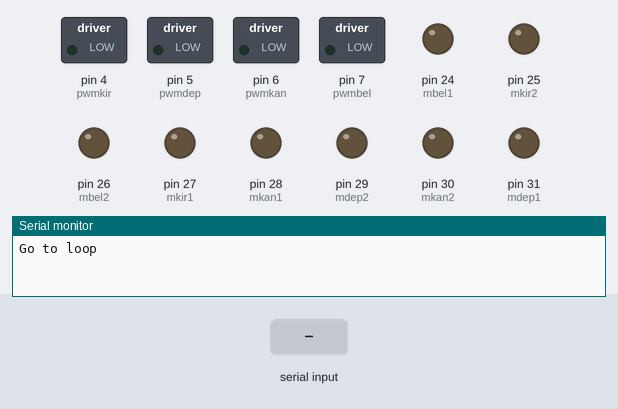
The sketch below on a simulated Arduino Mega 2560, built with avr-gcc and run on an emulated ATmega2560. On the bench: switched loads named in the sketch (green lamp = pin HIGH), output pins drawn as LEDs (lit = HIGH), the last lines printed to the serial monitor. The test bench sets the inputs (shaded band).

Above: at 1.2 s.
1.3 s: "F" received over Serial
At 1.7 s:
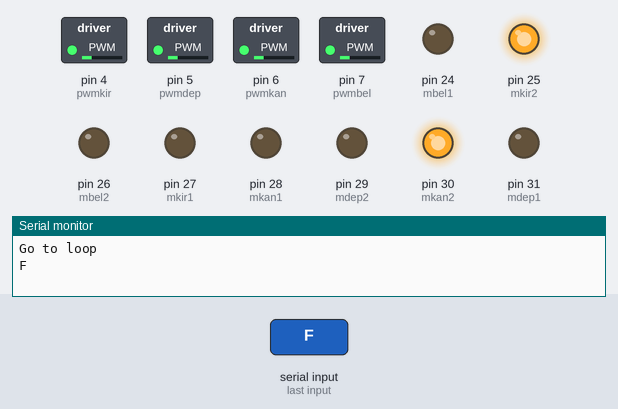
2.8 s: "R" received over Serial
At 4.0 s:
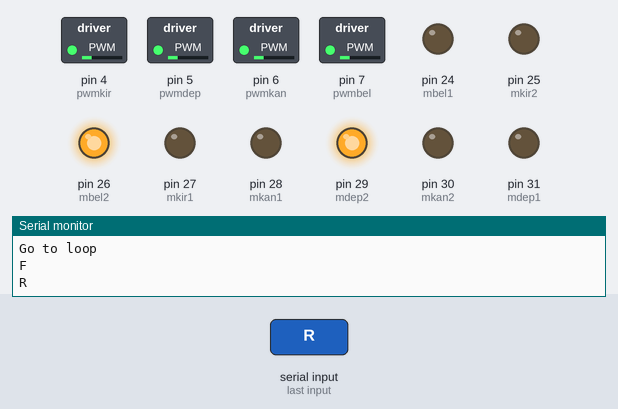
4.3 s: "L" received over Serial
At 5.1 s:
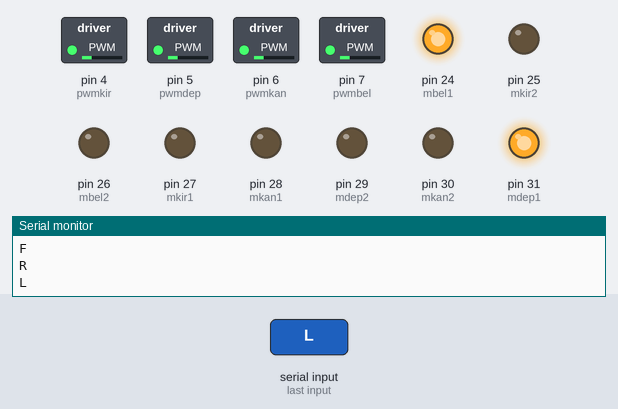
5.8 s: "B" received over Serial
At 6.3 s:
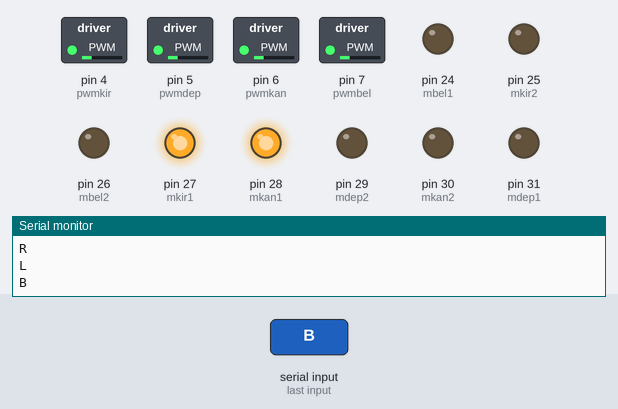
Timing chart, 0 to 8.3 s (numbered marks = the images above; inputs shaded):
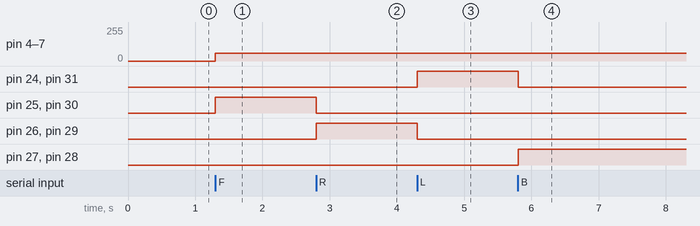

The sketch:

Throw_Robot_ver_1.0.3.ino
```cpp
//#include <Wire.h>
//#define address 0x1E //0011110b, I2C 7bit address of HMC5883
#define mdep1 31
#define mdep2 29
#define mkir1 27
#define mkir2 25
#define mbel1 24
#define mbel2 26
#define mkan1 28
#define mkan2 30
#define pwmdep 5
#define pwmkir 4
#define pwmbel 7
#define pwmkan 6
#define pwmdiam 0
#define setPoint 0
#define kp 17
#define ki 12
#define kd 1
#define kecMax 200
#define kecStandar 180

//set kec


//int kecKanan, kecKiri;

char data;

//int xaxis;
//int e, laste, kecKanan, kecKiri, out, hmm;

void setup() {
  pinMode(mdep1, OUTPUT);
  pinMode(mdep2, OUTPUT);
  pinMode(mkir1, OUTPUT);
  pinMode(mkir2, OUTPUT);
  pinMode(mbel1, OUTPUT);
  pinMode(mbel2, OUTPUT);
  pinMode(mkan1, OUTPUT);
  pinMode(mkan2, OUTPUT);
  pinMode(pwmdep, OUTPUT);
  pinMode(pwmkir, OUTPUT);
  pinMode(pwmbel, OUTPUT);
  pinMode(pwmkan, OUTPUT);
  Serial.begin(9600);
  Serial.println("Go to loop");

  //  Wire.begin();
  //  Wire.beginTransmission(address);
  //  Wire.write(0x02);
  //  Wire.write(0x00);
  //  Wire.endTransmission();
  //
  //  TCCR2B = TCCR2B & 0b11111000 | 0x05;
  //  TCCR4B = TCCR4B & 0b11111000 | 0x05;
}

void gerak(bool modr11, bool modr12, bool modr21, bool modr22, bool modr31, bool modr32, bool modr41, bool modr42, int pwm11, int pwm22, int pwm33, int pwm44) {
  digitalWrite(mdep1, modr11);
  digitalWrite(mdep2, modr12);
  digitalWrite(mkir1, modr21);
  digitalWrite(mkir2, modr22);
  digitalWrite(mbel1, modr31);
  digitalWrite(mbel2, modr32);
  digitalWrite(mkan1, modr41);
  digitalWrite(mkan2, modr42);
  analogWrite(pwmdep, pwm11);
  analogWrite(pwmkir, pwm22);
  analogWrite(pwmbel, pwm33);
  analogWrite(pwmkan, pwm44);
}

void diam() {
  gerak(0, 0, 0, 0, 0, 0, 0, 0, pwmdiam, pwmdiam, pwmdiam, pwmdiam);
}
void loop() {

  if (Serial.available() > 0) {
    data = (char) Serial.read();
    Serial.println(data);
  }

  if (data == 'F') gerak(0, 0, 0, 1, 0, 0, 0, 1, 60, 60, 60, 60);
  else if (data == 'R') gerak(0, 1, 0, 0, 0, 1, 0, 0, 60, 60, 60, 60);
  else if (data == 'L') gerak(1, 0, 0, 0, 1, 0, 0, 0, 60, 60, 60, 60);
  else if (data == 'B') gerak(0, 0, 1, 0, 0, 0, 1, 0, 60, 60, 60, 60);
  else diam();
}
```

Measured:
- after the input at 1.3 s, pin 4 (pwmkir), pin 5 (pwmdep), pin 6 (pwmkan), pin 7 (pwmbel): 0/255 → 60/255 at once; pin 25 (mkir2), pin 30 (mkan2): LOW → HIGH at once
- after the input at 2.8 s, pin 25 (mkir2), pin 30 (mkan2): HIGH → LOW at once; pin 26 (mbel2), pin 29 (mdep2): LOW → HIGH at once
- after the input at 4.3 s, pin 24 (mbel1), pin 31 (mdep1): LOW → HIGH at once; pin 26 (mbel2), pin 29 (mdep2): HIGH → LOW at once
- after the input at 5.8 s, pin 24 (mbel1), pin 31 (mdep1): HIGH → LOW at once; pin 27 (mkir1), pin 28 (mkan1): LOW → HIGH at once
